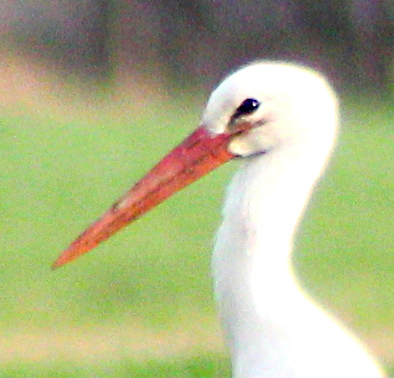
#> input picture IntroductionMachineLearning/EX4/input1.jpg, 394 x 378 px
$ python convo.py
#> lines starting #> are read from the running program, lines starting #| are printed output that depends on the picture
from PIL import Image
import numpy as np
import matplotlib.pyplot as plt


def make_kernel(ksize, sigma):
    '''
    creating gaussian kernel
    :param ksize: kernel size
    :param sigma:
    :return: normalized gauss kernel
    '''
    # creating an x vector as row vector with shape [2 1 0 1 2]
    # the corresponding y vector like the x vector, simply as column vector
    x = np.reshape(np.abs(np.arange(int(ksize/2), -int(ksize/2)-1, -1)), (1,ksize))
    y = np.transpose(x)

    # kernel is calculated with the formula:
    # G = 1/(2*pi*sigma²)*e^(-(x²+y²)/(2*sigma²))
    kernel = (1/(2*np.pi*np.square(sigma)))*np.exp(-1*np.divide((np.square(x) + np.square(y)), np.multiply(2, np.square(sigma))))

    # the kernel should be normalized
    kernelSum = np.sum(np.sum(kernel,axis=1),axis=0)
    kernelNormalized = np.divide(kernel, kernelSum)
    return kernelNormalized  # implement the Gaussian kernel here


def slow_convolve(arr, k):
    '''
    complete convolution process with padding and an additional kernel flip
    :param arr: image or input array
    :param k: kernel
    :return: convolved image
    '''
    # get kernelshape (for padding) and imageshape for convolution
    kernelShape = k.shape
    imgShape = arr.shape
    # zero pad the image
    paddedImg = zero_padding(arr,kernelShape)
    # flip the kernel
    flippedKernel = kernelFlip(k)
    # convolve the image with the flipped kernel
    convolvedImg = do_convolution(paddedImg, flippedKernel, imgShape)
    return convolvedImg # implement the convolution with padding here

def do_convolution(img, k, imgShape):
    '''
    doing the convolution process for a 2D or 3D image input, with an given kernel and the unpadded imageshape
    :param img: padded image
    :param k: kernel
    :param imgShape: unpadded image shape
    :return:
    '''
    # since it is same-padding the result of the convolution is of shape like the original image
    convolvedImg = np.zeros(imgShape)
    kernelShape = k.shape

    # if the input is 3D
    if np.size(imgShape)>2:
        # moving the kernel through the picture
        #iterate over the depth
        for z in range(imgShape[2]):
            #iterate over the height
            for y in range(imgShape[1]):
                #iterate over the width
                for x in range(imgShape[0]):
                    # elementwise multiplication of the images values with the kernel values and sum all of them together
                    convolvedImg[x,y,z] = np.sum(np.sum(np.multiply(k,img[x:x+kernelShape[0],y:y+kernelShape[1],z]), axis=1), axis=0)
    # if the image is 2D
    else:
        # moving the kernel through the picture
        # iterate over height
        for y in range(imgShape[1]):
            # iterate over width
            for x in range(imgShape[0]):
                # elementwise multiplication of the images values with the kernel values and sum all of them together
                convolvedImg[x, y] = np.sum(np.sum(np.multiply(k, img[x:x + kernelShape[0], y:y + kernelShape[1]]), axis=1), axis=0)

    return convolvedImg

def zero_padding(img, kernelShape):
    '''
    zero pad the image by given kernel shape
    :param img: image
    :param kernelShape: simply the height and width of the kernel
    :return: padded image
    '''
    imgShape = img.shape
    # if the image is 3D
    if np.size(imgShape)>2:
        paddedImg = np.zeros((imgShape[0]+kernelShape[0]-1,imgShape[1]+kernelShape[1]-1,imgShape[2]))
        # int(..) command round down, the image is padded with the down rounded height/2 and width/2,
        # on both sides symmetrically
        paddedImg[int((kernelShape[0])/2):imgShape[0]+int((kernelShape[0])/2),int((kernelShape[1])/2):imgShape[1]+int((kernelShape[1])/2),:] = img
    else:
        # int(..) command round down, the image is padded with the down rounded height/2 and width/2,
        # on both sides symmetrically
        paddedImg = np.zeros((imgShape[0] + kernelShape[0] - 1, imgShape[1] + kernelShape[1] - 1))
        paddedImg[(int((kernelShape[0]) / 2)):imgShape[0] + int((kernelShape[0]) / 2), int((kernelShape[1]) / 2):imgShape[1] + int((kernelShape[1]) / 2)] = img
    return paddedImg

def kernelFlip(kernel):
    '''
    flipping the kernel upside-down and left-right
    :param kernel:
    :return: flipped Kernel
    '''
    flippedKernel = np.fliplr(np.flipud(kernel))
    return flippedKernel

def clip(array, minimum, maximum):
    '''
    return a clipped array, where only values between minimum and maximum are allowed
    :param array: input array
    :param minimum: allowed maximum
    :param maximum: allowed minimum
    :return: clipped array with elements minimum<x<maximum
    '''
    x = np.copy(array)
    x[x<minimum] = minimum
    x[x>maximum] = maximum
    return x

if __name__ == '__main__':
    # kernelshape chosen by trying
    # commonly used sigma = kernelshape/5
    k = make_kernel(9, 9/5)   # todo: find better parameters

    # TODO: chose the image you prefer
    im = np.array(Image.open('input1.jpg'))
#> im is the input picture: shape (378, 394, 3); mean R, G, B 174.1, 180, 136.5
    #im = np.array(Image.open('input2.jpg'))
    # im = np.array(Image.open('input3.jpg'))

    # TODO: blur the image, subtract the result to the input,
    #       add the result to the input, clip the values to the
    #       range [0,255] (remember warme-up exercise?), convert
    #       the array to np.unit8, and save the result
    convolvedImg = slow_convolve(im, k)
#> in zero_padding, `paddedImg[int((kernelShape[0])/2):imgShape[0]+int((kernelShape[0])/2),..`:
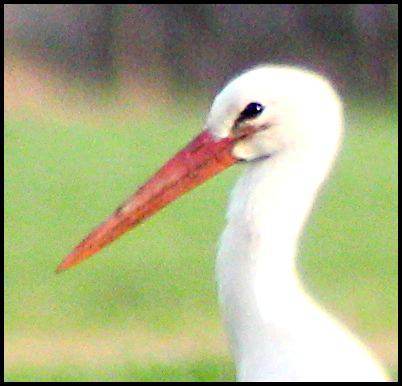
#> paddedImg: shape (386, 402, 3) float64; mean R, G, B 167.1, 172.7, 131
#> after the loop in do_convolution, `for z in range(imgShape[2]):`:
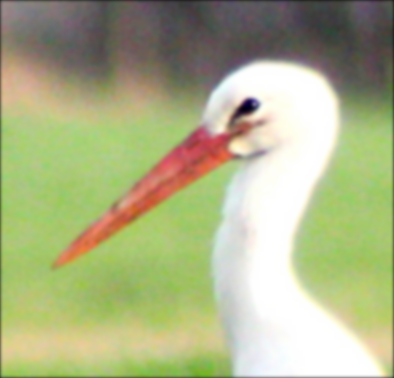
#> convolvedImg: shape (378, 394, 3) float64; mean R, G, B 173, 178.8, 135.7; drawn with min black and max white
    # sharpening effect if (elementwise): image + (image - blurredImage)
    sharpenedImg = np.add(im,np.subtract(im, convolvedImg))
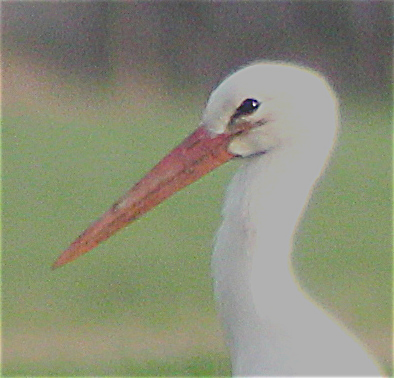
#> sharpenedImg: shape (378, 394, 3) float64; mean R, G, B 175.1, 181.1, 137.3; drawn with min black and max white
    # clip the result for outliers
    clippedSharpenedImg = clip(sharpenedImg, minimum=0,maximum=255)
#> in clip, `x[x>maximum] = maximum`:
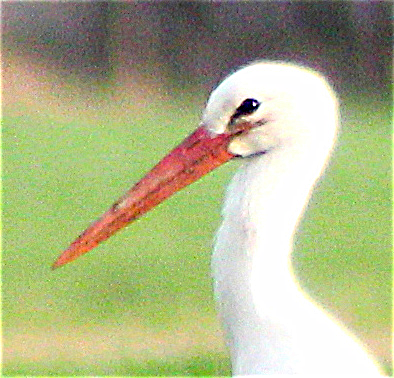
#> x: shape (378, 394, 3) float64; mean R, G, B 174.9, 180.8, 137.1
    plt.subplot(2,2,1)
    plt.imshow(im)
    plt.axis('off')
    plt.subplot(2,2,2)
    plt.imshow(convolvedImg.astype("uint8"))
    plt.axis('off')
    plt.subplot(2,2,3)
    plt.imshow(sharpenedImg.astype("uint8"))
    plt.axis('off')
    plt.subplot(2, 2, 4)
    plt.imshow(clippedSharpenedImg.astype("uint8"))
    plt.axis('off')
    plt.show()
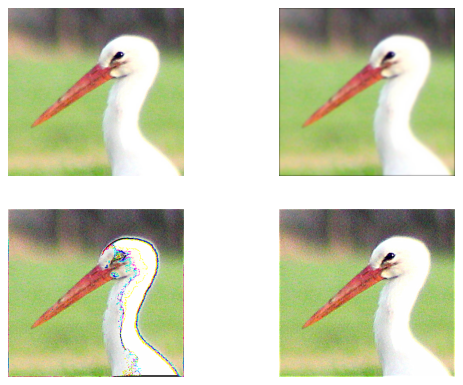
#> figure drawn by matplotlib, 4 panels
    sharpenedIm = Image.fromarray(clippedSharpenedImg.astype("uint8"))
    sharpenedIm.save("sharpenedPicture.jpg")

$ run again, with IntroductionMachineLearning/EX4/input2.jpg copied over IntroductionMachineLearning/EX4/input1.jpg
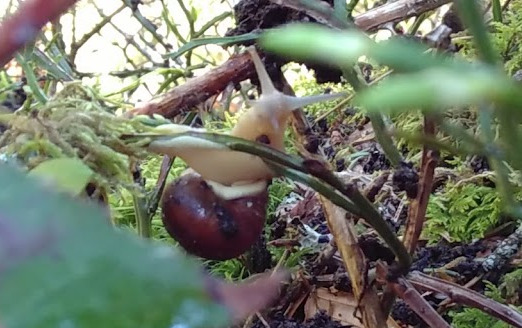
#> input picture IntroductionMachineLearning/EX4/input2.jpg, 522 x 328 px
#> im is the input picture: shape (328, 522, 3); mean R, G, B 114, 120.7, 105.2
#> `sharpenedImg = np.add(im,np.subtract(im, convolvedImg))`:
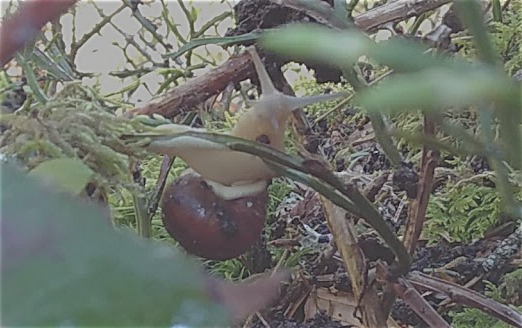
#> sharpenedImg: shape (328, 522, 3) float64; mean R, G, B 114.8, 121.5, 105.9; drawn with min black and max white
#> `plt.show()`:
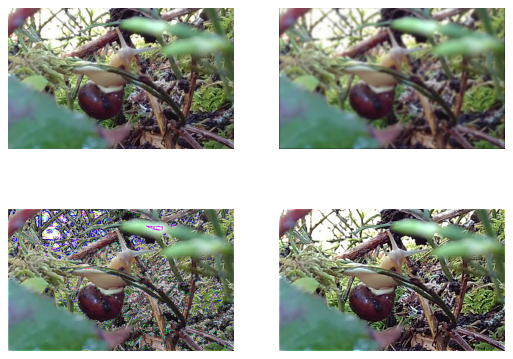
#> figure drawn by matplotlib, 4 panels

$ run again, with IntroductionMachineLearning/EX4/input3.jpg copied over IntroductionMachineLearning/EX4/input1.jpg
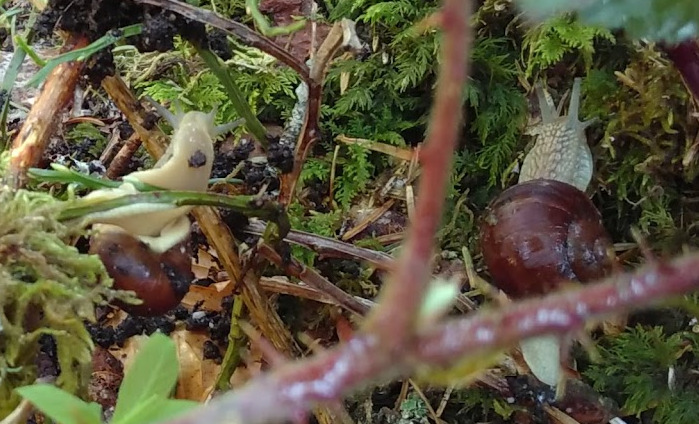
#> input picture IntroductionMachineLearning/EX4/input3.jpg, 699 x 424 px
#> im is the input picture: shape (424, 699, 3); mean R, G, B 92.7, 86.7, 63
#> in clip, `x[x<minimum] = minimum`:
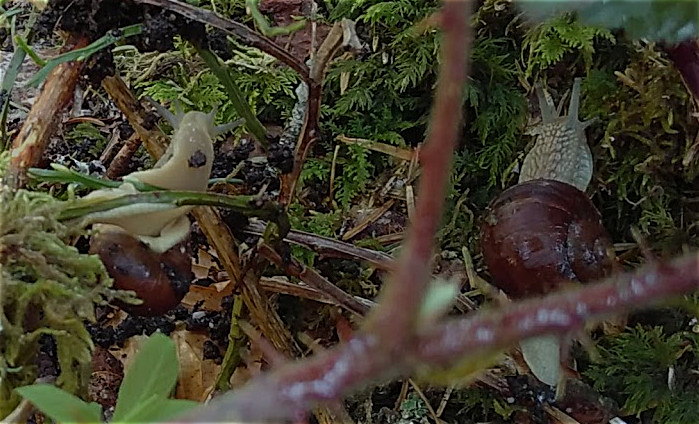
#> x: shape (424, 699, 3) float64; mean R, G, B 93.6, 87.6, 64.6; drawn with min black and max white
#> `plt.show()`:
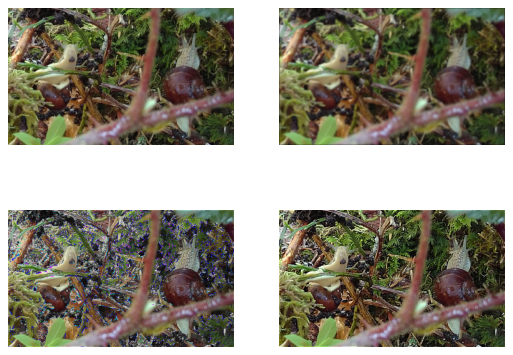
#> figure drawn by matplotlib, 4 panels

$ run again, with IntroductionMachineLearning/EX4/contrast.jpg copied over IntroductionMachineLearning/EX4/input1.jpg
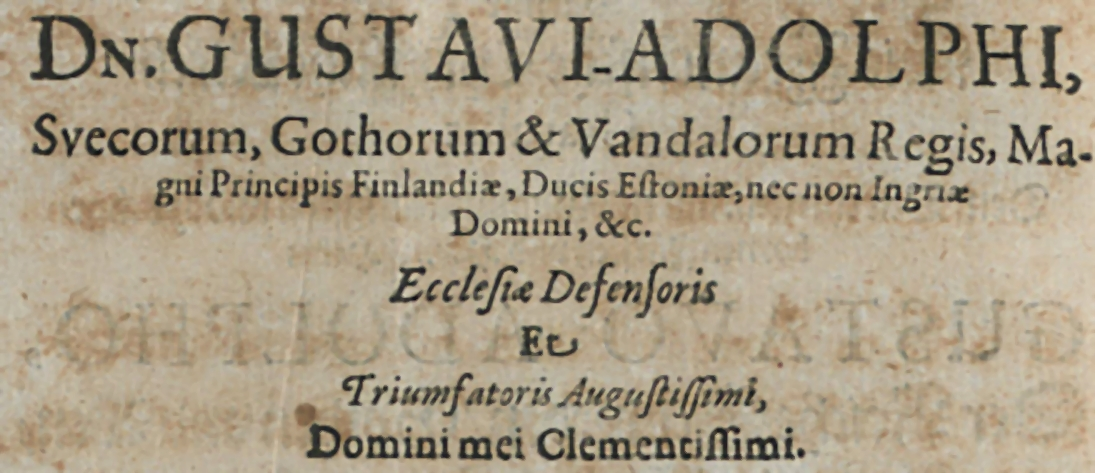
#> input picture IntroductionMachineLearning/EX4/contrast.jpg, 1095 x 473 px
#> im is the input picture: shape (473, 1095, 3); mean R, G, B 168.4, 155.7, 132.7
#> `sharpenedImg = np.add(im,np.subtract(im, convolvedImg))`:
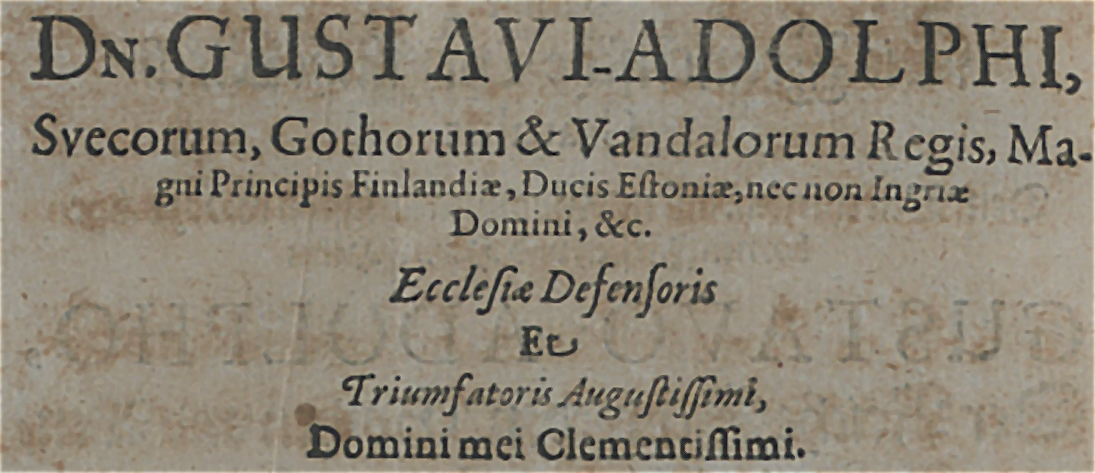
#> sharpenedImg: shape (473, 1095, 3) float64; mean R, G, B 169.2, 156.4, 133.3; drawn with min black and max white
#> `plt.show()`:
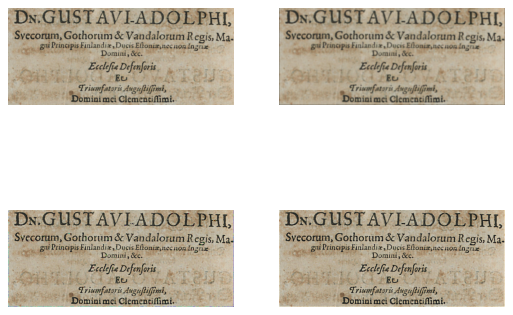
#> figure drawn by matplotlib, 4 panels
